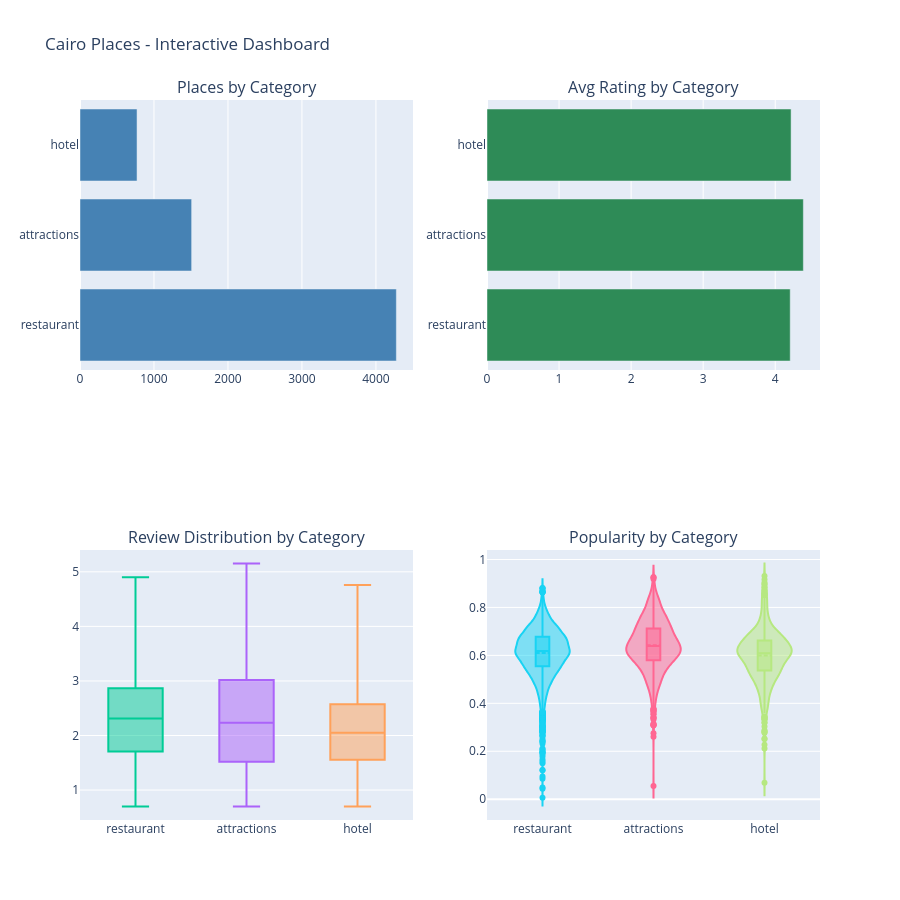

The notebook cell this image was saved under:
### Markdown cell above
> **Note:** Interactive charts are saved as `.html` files in `outputs/figures/`. Open them in a browser for full interactivity.

### Code cell
fig = make_subplots(
    rows=2, cols=2,
    subplot_titles=('Places by Category', 'Avg Rating by Category',
                    'Review Distribution by Category', 'Popularity by Category'),
    specs=[[{'type': 'bar'}, {'type': 'bar'}],
           [{'type': 'box'}, {'type': 'violin'}]]
)

cat_order = df['category'].value_counts().index.tolist()
cat_counts = df['category'].value_counts()
fig.add_trace(go.Bar(x=cat_counts.values, y=cat_counts.index, orientation='h',
                      name='Count', marker_color='steelblue'), row=1, col=1)

cat_avg = df.groupby('category')['rating'].mean().reindex(cat_order)
fig.add_trace(go.Bar(x=cat_avg.values, y=cat_avg.index, orientation='h',
                      name='Avg Rating', marker_color='seagreen'), row=1, col=2)

for cat in cat_order[:6]:
    subset = df[df['category'] == cat]['review_count']
    fig.add_trace(go.Box(y=np.log10(subset.clip(lower=1)), name=cat, boxpoints=False), row=2, col=1)

for cat in cat_order[:6]:
    subset = df[df['category'] == cat]['popularity_score']
    fig.add_trace(go.Violin(y=subset, name=cat, box_visible=True, meanline_visible=True), row=2, col=2)

fig.update_layout(height=900, showlegend=False, title_text='Cairo Places - Interactive Dashboard')
fig.write_html('../outputs/figures/interactive_dashboard.html')
fig.show()

### Figure 1 — Plotly figure (JSON) as saved in the notebook; plotly's stock layout.template omitted (floating-point values rounded to 4 significant figures; data arrays with more than 128 entries replaced by an {"elided": "..."} marker saying what was removed)
{"data": [{"marker": {"color": "steelblue"}, "name": "Count", "orientation": "h", "type": "bar", "x": [4276, 1509, 771], "xaxis": "x", "y": ["restaurant", "attractions", "hotel"], "yaxis": "y"}, {"marker": {"color": "seagreen"}, "name": "Avg Rating", "orientation": "h", "type": "bar", "x": [4.208, 4.39, 4.22], "xaxis": "x2", "y": ["restaurant", "attractions", "hotel"], "yaxis": "y2"}, {"boxpoints": false, "name": "restaurant", "type": "box", "xaxis": "x3", "y": {"elided": "4276 float values"}, "yaxis": "y3"}, {"boxpoints": false, "name": "attractions", "type": "box", "xaxis": "x3", "y": {"elided": "1509 float values"}, "yaxis": "y3"}, {"boxpoints": false, "name": "hotel", "type": "box", "xaxis": "x3", "y": {"elided": "771 float values"}, "yaxis": "y3"}, {"box": {"visible": true}, "meanline": {"visible": true}, "name": "restaurant", "type": "violin", "xaxis": "x4", "y": {"elided": "4276 float values"}, "yaxis": "y4"}, {"box": {"visible": true}, "meanline": {"visible": true}, "name": "attractions", "type": "violin", "xaxis": "x4", "y": {"elided": "1509 float values"}, "yaxis": "y4"}, {"box": {"visible": true}, "meanline": {"visible": true}, "name": "hotel", "type": "violin", "xaxis": "x4", "y": {"elided": "771 float values"}, "yaxis": "y4"}], "layout": {"annotations": [{"font": {"size": 16}, "showarrow": false, "text": "Places by Category", "x": 0.225, "xanchor": "center", "xref": "paper", "y": 1, "yanchor": "bottom", "yref": "paper"}, {"font": {"size": 16}, "showarrow": false, "text": "Avg Rating by Category", "x": 0.775, "xanchor": "center", "xref": "paper", "y": 1, "yanchor": "bottom", "yref": "paper"}, {"font": {"size": 16}, "showarrow": false, "text": "Review Distribution by Category", "x": 0.225, "xanchor": "center", "xref": "paper", "y": 0.375, "yanchor": "bottom", "yref": "paper"}, {"font": {"size": 16}, "showarrow": false, "text": "Popularity by Category", "x": 0.775, "xanchor": "center", "xref": "paper", "y": 0.375, "yanchor": "bottom", "yref": "paper"}], "height": 900, "showlegend": false, "title": {"text": "Cairo Places - Interactive Dashboard"}, "xaxis": {"anchor": "y", "domain": [0, 0.45]}, "xaxis2": {"anchor": "y2", "domain": [0.55, 1]}, "xaxis3": {"anchor": "y3", "domain": [0, 0.45]}, "xaxis4": {"anchor": "y4", "domain": [0.55, 1]}, "yaxis": {"anchor": "x", "domain": [0.625, 1]}, "yaxis2": {"anchor": "x2", "domain": [0.625, 1]}, "yaxis3": {"anchor": "x3", "domain": [0, 0.375]}, "yaxis4": {"anchor": "x4", "domain": [0, 0.375]}}}
